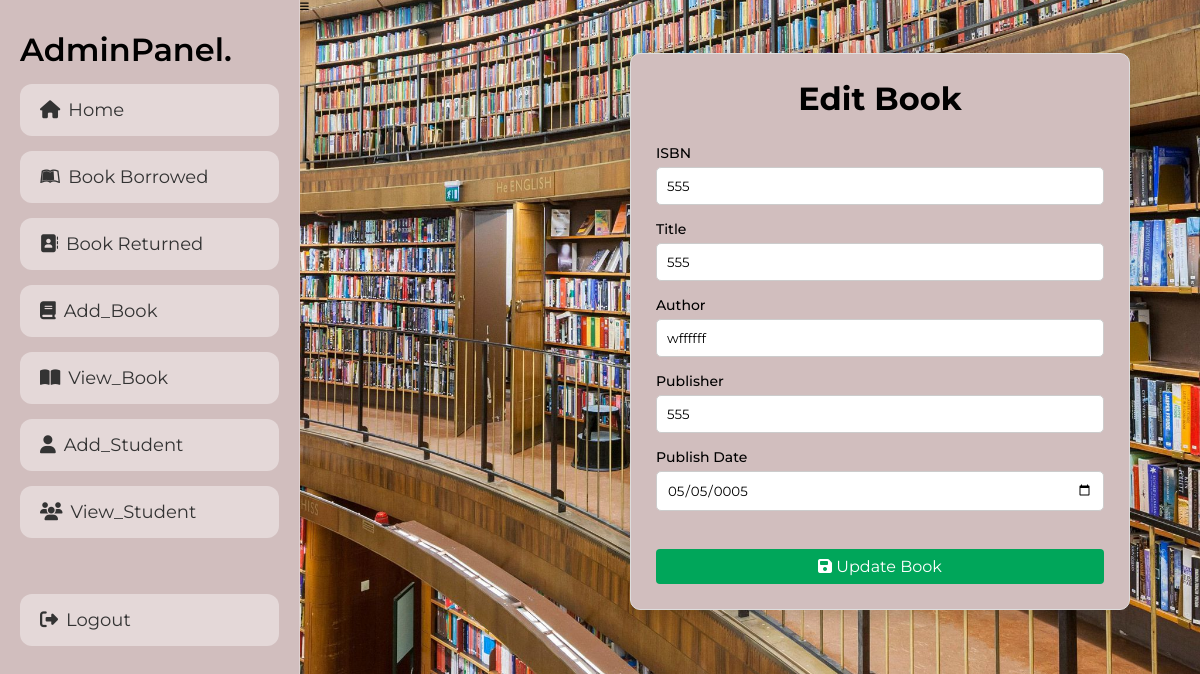
Page /Admin/edit_book.php?id=9 (signed in) on the committed database.
### tables this page shows
CREATE TABLE `books` (
  `id` int(11) NOT NULL,
  `isbn` varchar(20) NOT NULL,
  `title` text NOT NULL,
  `author` varchar(150) NOT NULL,
  `publisher` varchar(150) NOT NULL,
  `publish_date` date NOT NULL,
  `status` tinyint(1) NOT NULL DEFAULT 1
);

### Admin/edit_book.php (the view, shortened to what this page needs)
<?php
include '../components/connect.php';
$id = $_GET['id'];
$stmt = $conn->prepare("SELECT * FROM books WHERE id=?");
$stmt->execute([$id]);
$row = $stmt->fetch(PDO::FETCH_ASSOC);
?>
<!DOCTYPE html>
<html lang="en">
<head>
<link rel="stylesheet" href="https://cdnjs.cloudflare.com/ajax/libs/font-awesome/6.2.0/css/all.min.css">
<link rel="stylesheet" href="../components/admin_style.css">
</head>
<body>
<?php include '../components/admin_header.php'; ?>
<div class="container">
<div class="box">
<h1 style="text-align:center; font-size:32px;">Edit Book</h1>
<br><br>
<form id="bookForm" method="POST">
<div class="form-group">
<label>ISBN</label>
<input type="text" name="isbn" id="isbn" class="form-control" value="<?= $row['isbn']; ?>" placeholder="Enter ISBN">
</div>
<div class="form-group">
<label>Title</label>
<input type="text" name="title" id="title" class="form-control" value="<?= $row['title']; ?>" placeholder="Enter Book Title">
</div>
<div class="form-group">
<label>Author</label>
<input type="text" name="author" id="author" class="form-control" value="<?= $row['author']; ?>" placeholder="Enter Author Name">
</div>
<div class="form-group">
<label>Publisher</label>
<input type="text" name="publisher" id="publisher" class="form-control" value="<?= $row['publisher']; ?>" placeholder="Enter Publisher">
</div>
<div class="form-group">
<label>Publish Date</label>
<input type="date" name="publish_date" id="publish_date" class="form-control" value="<?= $row['publish_date']; ?>">
</div>
<br>
<button type="submit" name="update" class="btn">
<i class="fa fa-save"></i> Update Book
</button>
</form>
</div>
</div>
</body>
</html>

### components/admin_style.css (style rules this page uses)
* { font-family: 'Montserrat', sans-serif; margin: 0; padding: 0; box-sizing: border-box; text-decoration: none; }
html { font-size: 62.5%; overflow-x: hidden; }
body { padding-left: 30rem; background: url("../img/back.jpg") no-repeat center center/cover; position: relative; }
.btn, .delete-btn, .option-btn { display: block; width: 100%; padding: 10px 20px; font-size: 16px; color: #f1e4d2; border-radius: 5px; border: none; cursor: pointer; margin-top: 10px; }
.btn { background: #9c6130; }
.container { display: block; justify-content: center; padding-top: 40px; }
.box { background: #d1bebe; width: 100%; max-width: 500px; border: 1px solid #ddd; border-radius: 6px; }
.form-group { margin-bottom: 15px; }
.form-group label { display: block; margin-bottom: 5px; font-size: 14px; font-weight: 500; }
.form-control { width: 100%; padding: 10px; border: 1px solid #ccc; border-radius: 5px; }
@media (min-width: 1200px) { body { padding-left: 30rem; } }
@media (min-width: 1200px) { .container { max-width: 500px; } }

### Admin/edit_book.php (style rules this page uses)
.container { width:100%; max-width:500px; }
.box { padding:25px; margin-left:330px; border-radius:10px; box-shadow:0 5px 20px rgba(0,0,0,0.15); }
::placeholder { color:#999; font-size:14px; }
.form-control { transition:0.3s ease; }
.btn { border:none; padding:8px 12px; border-radius:4px; cursor:pointer; background:#00a65a; color:#fff; }

### rows in the picture
books: isbn "555", title "555", author "wffffff", publisher "555", publish_date "05/05/0005"
